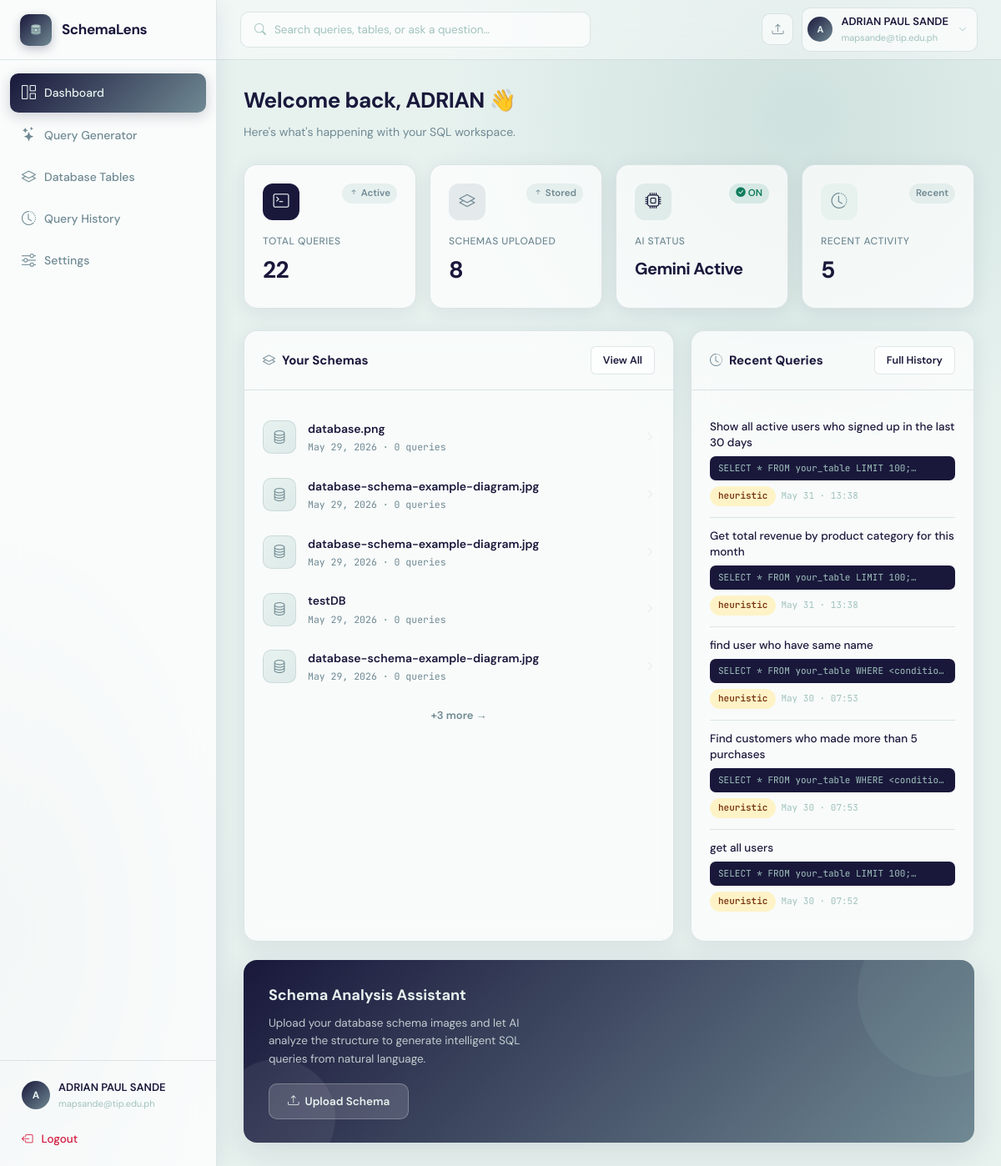
The app's page /dashboard (signed in) with its own data.
### app.py (models this page shows)
class User(UserMixin, db.Model):
    __tablename__ = "users"
    id           = db.Column(db.Integer, primary_key=True)
    name         = db.Column(db.String(120), nullable=False)
    email        = db.Column(db.String(200), unique=True, nullable=False)
    password     = db.Column(db.String(256), nullable=False)
    company      = db.Column(db.String(120), default="")
    role         = db.Column(db.String(80), default="")
    gemini_key   = db.Column(db.String(256), default="")
    created_at   = db.Column(db.DateTime, default=datetime.datetime.utcnow)
    agreement_accepted = db.Column(db.Boolean, default=False)
    agreement_accepted_at = db.Column(db.DateTime, nullable=True)
    schemas      = db.relationship("SchemaUpload", backref="owner", lazy=True,
                                   cascade="all, delete-orphan")
    queries      = db.relationship("QueryHistory", backref="owner", lazy=True,
                                   cascade="all, delete-orphan")

class SchemaUpload(db.Model):
    __tablename__ = "schema_uploads"
    id            = db.Column(db.Integer, primary_key=True)
    user_id       = db.Column(db.Integer, db.ForeignKey("users.id"), nullable=False)
    filename      = db.Column(db.String(256), nullable=False)
    original_name = db.Column(db.String(256), nullable=False)
    schema_name   = db.Column(db.String(120), default="")
    ocr_text      = db.Column(db.Text, default="")
    parsed_schema = db.Column(db.Text, default="")   # JSON
    confirmed_schema = db.Column(db.Text, default="")  # JSON — user-confirmed/edited version
    uploaded_at   = db.Column(db.DateTime, default=datetime.datetime.utcnow)
    queries       = db.relationship("QueryHistory", backref="schema", lazy=True,
                                    cascade="all, delete-orphan")

class QueryHistory(db.Model):
    __tablename__ = "query_history"
    id             = db.Column(db.Integer, primary_key=True)
    user_id        = db.Column(db.Integer, db.ForeignKey("users.id"), nullable=False)
    schema_id      = db.Column(db.Integer, db.ForeignKey("schema_uploads.id"), nullable=True)
    natural_query  = db.Column(db.Text, nullable=False)
    generated_sql  = db.Column(db.Text, default="")
    model_used     = db.Column(db.String(80), default="")
    sql_explanation = db.Column(db.Text, default="")     # Feature 2: plain-English explanation
    accuracy_score  = db.Column(db.Float, default=None)  # Feature 4: confidence score
    accuracy_notes  = db.Column(db.Text, default="")     # Feature 4: validation notes
    conversation_context = db.Column(db.Text, default="")  # Feature 3: JSON conversation history
    created_at     = db.Column(db.DateTime, default=datetime.datetime.utcnow)

### app.py (the view)
@app.route("/dashboard")
@login_required
def dashboard():
    if not current_user.agreement_accepted:
        return redirect(url_for("agreement_page", next=url_for("dashboard")))
    schemas  = SchemaUpload.query.filter_by(user_id=current_user.id)\
                .order_by(SchemaUpload.uploaded_at.desc()).all()
    recent_q = QueryHistory.query.filter_by(user_id=current_user.id)\
                .order_by(QueryHistory.created_at.desc()).limit(5).all()
    total_q  = QueryHistory.query.filter_by(user_id=current_user.id).count()
    return render_template("dashboard.html",
                           schemas=schemas, recent_queries=recent_q,
                           total_queries=total_q)

### app.py (called while the page is built)
@login_manager.user_loader
def load_user(user_id):
    return db.session.get(User, int(user_id))

### templates/dashboard.html (shortened to what this page needs)
{% extends "base.html" %}
{% block content %}
<div class="dash-header fade-in">
  <h1>Welcome back, {{ current_user.name.split()[0] }} 👋</h1>
  <p>Here's what's happening with your SQL workspace.</p>
</div>
<div class="stats-grid fade-in fade-in-1">
  <div class="stat-card">
    <div class="stat-card-top">
      <div class="stat-card-icon dark"><i class="bi bi-terminal"></i></div>
      <span class="stat-change"><i class="bi bi-arrow-up-short"></i> Active</span>
    </div>
    <div class="stat-label">Total Queries</div>
    <div class="stat-value">{{ total_queries }}</div>
  </div>
  <div class="stat-card">
    <div class="stat-card-top">
      <div class="stat-card-icon mid"><i class="bi bi-layers"></i></div>
      <span class="stat-change"><i class="bi bi-arrow-up-short"></i> Stored</span>
    </div>
    <div class="stat-label">Schemas Uploaded</div>
    <div class="stat-value">{{ schemas|length }}</div>
  </div>
  <div class="stat-card">
    <div class="stat-card-top">
      <div class="stat-card-icon {% if current_user.gemini_key %}teal{% else %}light{% endif %}"><i class="bi bi-cpu"></i></div>
      <span class="stat-change" style="{% if current_user.gemini_key %}background:rgba(14,124,90,0.12);color:#0e7c5a;{% endif %}">
        {% if current_user.gemini_key %}<i class="bi bi-check-circle-fill"></i> ON{% else %}No Key{% endif %}
      </span>
    </div>
    <div class="stat-label">AI Status</div>
    <div class="stat-value" style="font-size:20px;padding-top:4px;">
      {% if current_user.gemini_key %}Gemini Active{% else %}No Key Set{% endif %}
    </div>
  </div>
  <div class="stat-card">
    <div class="stat-card-top">
      <div class="stat-card-icon light"><i class="bi bi-clock-history"></i></div>
      <span class="stat-change">Recent</span>
    </div>
    <div class="stat-label">Recent Activity</div>
    <div class="stat-value">{{ recent_queries|length }}</div>
  </div>
</div>
<div class="dash-grid">
  <div class="card fade-in fade-in-2">
    <div class="card-header">
      <div class="card-title"><i class="bi bi-layers" style="color:var(--primary-mid);margin-right:8px;"></i>Your Schemas</div>
      <a href="{{ url_for('schemas') }}" class="btn btn-outline btn-sm">View All</a>
    </div>
    <div class="card-body">
      {% if schemas %}
        {% for s in schemas[:5] %}
        <a href="{{ url_for('schema_detail', schema_id=s.id) }}" style="text-decoration:none;color:inherit;display:block;">
          <div class="schema-row">
            <div class="schema-thumb"><i class="bi bi-database" style="color:var(--primary-mid);"></i></div>
            <div class="flex-1">
              <div class="schema-row-name">{{ s.schema_name or s.original_name }}</div>
              <div class="schema-row-meta">{{ s.uploaded_at.strftime('%b %d, %Y') }} · {{ s.queries|length }} queries</div>
            </div>
            <i class="bi bi-chevron-right" style="color:var(--border);font-size:11px;"></i>
          </div>
        </a>
        {% endfor %}
        {% if schemas|length > 5 %}
        <div style="text-align:center;padding:12px 0 0;">
          <a href="{{ url_for('schemas') }}" style="font-size:13px;color:var(--primary-mid);font-weight:600;text-decoration:none;">+{{ schemas|length - 5 }} more →</a>
        </div>
        {% endif %}
      {% endif %}
    </div>
  </div>
  <div class="card fade-in fade-in-3">
    <div class="card-header">
      <div class="card-title"><i class="bi bi-clock-history" style="color:var(--primary-mid);margin-right:8px;"></i>Recent Queries</div>
      <a href="{{ url_for('history') }}" class="btn btn-outline btn-sm">Full History</a>
    </div>
    <div class="card-body">
      {% if recent_queries %}
        {% for q in recent_queries %}
        <div class="query-row">
          <div class="query-row-text">{{ q.natural_query[:80] }}{% if q.natural_query|length > 80 %}…{% endif %}</div>
          <div class="query-row-sql">{{ q.generated_sql[:80] }}…</div>
          <div style="margin-top:7px;display:flex;gap:6px;align-items:center;">
            <span class="badge {{ 'badge-dark' if q.model_used != 'heuristic' else 'badge-amber' }}">{{ q.model_used }}</span>
            <span style="font-size:11px;color:var(--text-xs);font-family:var(--mono);">{{ q.created_at.strftime('%b %d · %H:%M') }}</span>
          </div>
        </div>
        {% endfor %}
      {% else %}
        <div class="empty" style="padding:36px 0;">
          <i class="bi bi-terminal"></i>
          <h4>No queries yet</h4>
          <a href="{{ url_for('query_page') }}" class="btn btn-primary mt-3" style="display:inline-flex;">Generate SQL</a>
        </div>
      {% endif %}
    </div>
  </div>
</div>
<div class="ai-panel fade-in fade-in-4">
  <h3>Schema Analysis Assistant</h3>
  <p>Upload your database schema images and let AI analyze the structure to generate intelligent SQL queries from natural language.</p>
  <a href="{{ url_for('schemas') }}" class="ai-panel-btn"><i class="bi bi-upload"></i> Upload Schema</a>
</div>
{% endblock %}

### templates/base.html (shortened to what this page needs)
<!DOCTYPE html>
<html lang="en">
<head>
  <link href="https://cdn.jsdelivr.net/npm/bootstrap-icons@1.11.3/font/bootstrap-icons.css" rel="stylesheet">
  <link rel="stylesheet" href="https://cdnjs.cloudflare.com/ajax/libs/highlight.js/11.9.0/styles/github-dark.min.css">
</head>
<body>
{% if current_user.is_authenticated %}
<aside class="sidebar">
  <div class="sidebar-logo">
    <div class="logo-icon">
    </div>
    <span class="logo-text">SchemaLens</span>
  </div>
  <nav class="sidebar-nav">
    <a href="{{ url_for('dashboard') }}" class="nav-item {% if request.endpoint=='dashboard' %}active{% endif %}">
      <i class="bi bi-grid-1x2"></i> Dashboard
    </a>
    <a href="{{ url_for('query_page') }}" class="nav-item {% if request.endpoint=='query_page' %}active{% endif %}">
      <i class="bi bi-stars"></i> Query Generator
    </a>
    <a href="{{ url_for('schemas') }}" class="nav-item {% if request.endpoint in ['schemas','schema_detail'] %}active{% endif %}">
      <i class="bi bi-layers"></i> Database Tables
    </a>
    <a href="{{ url_for('history') }}" class="nav-item {% if request.endpoint=='history' %}active{% endif %}">
      <i class="bi bi-clock-history"></i> Query History
    </a>
    <a href="{{ url_for('settings') }}" class="nav-item {% if request.endpoint=='settings' %}active{% endif %}">
      <i class="bi bi-sliders"></i> Settings
    </a>
  </nav>
  <div class="sidebar-footer">
    <div class="user-row">
      <div class="user-avatar">{{ current_user.name[0].upper() }}</div>
      <div>
        <div class="user-name">{{ current_user.name }}</div>
        <div class="user-email">{{ current_user.email[:26] }}{% if current_user.email|length > 26 %}…{% endif %}</div>
      </div>
    </div>
    <a href="{{ url_for('logout') }}" class="logout-link">
      <i class="bi bi-box-arrow-left"></i> Logout
    </a>
  </div>
</aside>
<header class="topbar">
  <div class="search-box">
    <i class="bi bi-search"></i>
    <input type="text" placeholder="Search queries, tables, or ask a question…">
  </div>
  <div class="topbar-right">
    <a href="{{ url_for('schemas') }}" class="icon-btn" title="Upload Schema"><i class="bi bi-upload"></i></a>
    <div class="topbar-user">
      <div class="user-avatar" style="width:30px;height:30px;font-size:11px;">{{ current_user.name[0].upper() }}</div>
      <div>
        <div class="name">{{ current_user.name }}</div>
        <div class="email">{{ current_user.email[:22] }}{% if current_user.email|length>22 %}…{% endif %}</div>
      </div>
      <i class="bi bi-chevron-down" style="font-size:10px;color:var(--text-xs);margin-left:2px;"></i>
    </div>
  </div>
</header>
<div class="main">
  <div class="page">
    {% block content %}{% endblock %}
  </div>
</div>
{% else %}
{% block auth_content %}{% endblock %}
{% endif %}
</body>
</html>

### templates/dashboard.html (style rules this page uses)
.dash-header { margin-bottom: 28px; }
.dash-header h1 { font-size: 26px; font-weight: 700; letter-spacing: -.5px; margin-bottom: 5px; }
.dash-header p { font-size: 14px; color: var(--text-soft); }
.stats-grid { display: grid; grid-template-columns: repeat(4,1fr); gap: 16px; margin-bottom: 26px; }
.stat-card { background: var(--card-bg); backdrop-filter: blur(12px); border: 1px solid var(--border); border-radius: var(--radius); padding: 22px; box-shadow: var(--shadow); transition: transform .2s, box-shadow .2s; }
.stat-card-top { display: flex; align-items: flex-start; justify-content: space-between; margin-bottom: 16px; }
.stat-card-icon { width: 44px; height: 44px; border-radius: 12px; display: flex; align-items: center; justify-content: center; font-size: 19px; }
.stat-card-icon.dark { background: var(--primary); color: var(--primary-xlight); }
.stat-card-icon.mid { background: rgba(112,137,147,0.15); color: var(--primary-mid); }
.stat-card-icon.light { background: var(--primary-xlight); color: var(--primary-mid); }
.stat-card-icon.teal { background: rgba(161,194,189,0.25); color: var(--primary); }
.stat-change { display: inline-flex; align-items: center; gap: 3px; font-size: 11.5px; font-weight: 600; padding: 3px 8px; border-radius: 100px; background: rgba(161,194,189,0.2); color: var(--primary-mid); }
.stat-label { font-size: 12px; color: var(--text-soft); margin-bottom: 3px; font-weight: 500; text-transform: uppercase; letter-spacing: .04em; }
.stat-value { font-size: 28px; font-weight: 700; letter-spacing: -.6px; color: var(--text); }
.dash-grid { display: grid; grid-template-columns: 1fr 340px; gap: 20px; }
.schema-row { display: flex; align-items: center; gap: 14px; padding: 13px 0; border-bottom: 1px solid var(--border); transition: opacity .15s; }
.schema-row:last-child { border-bottom: none; }
.schema-thumb { width: 40px; height: 40px; border-radius: 10px; background: linear-gradient(135deg, var(--primary-xlight), rgba(161,194,189,0.3)); display: flex; align-items: center; justify-content: center; font-size: 17px; flex-shrink: 0; border: 1px solid var(--border); }
.schema-row-name { font-size: 14px; font-weight: 600; }
.schema-row-meta { font-size: 11.5px; color: var(--text-soft); margin-top: 2px; font-family: var(--mono); }
.query-row { padding: 13px 0; border-bottom: 1px solid var(--border); }
.query-row:last-child { border-bottom: none; }
.query-row-text { font-size: 13.5px; color: var(--text); margin-bottom: 6px; line-height: 1.4; font-weight: 500; }
.query-row-sql { font-family: var(--mono); font-size: 11px; color: var(--primary-light); background: var(--primary); border-radius: 7px; padding: 6px 10px; overflow: hidden; text-overflow: ellipsis; white-space: nowrap; }
.ai-panel { background: linear-gradient(135deg, var(--primary) 0%, var(--primary-mid) 100%); border-radius: var(--radius); padding: 28px 30px; color: var(--primary-xlight); margin-top: 22px; position: relative; overflow: hidden; box-shadow: var(--shadow-lg); }
.ai-panel::before { content: ''; position: absolute; top: -60px; right: -60px; width: 200px; height: 200px; border-radius: 50%; background: rgba(161,194,189,0.1); }
.ai-panel::after { content: ''; position: absolute; bottom: -40px; left: -30px; width: 140px; height: 140px; border-radius: 50%; background: rgba(231,242,239,0.07); }
.ai-panel h3 { font-size: 18px; font-weight: 700; margin-bottom: 8px; position: relative; }
.ai-panel p { font-size: 13.5px; opacity: .8; margin-bottom: 18px; max-width: 320px; line-height: 1.6; position: relative; }
.ai-panel-btn { background: rgba(255,255,255,0.15); color: var(--primary-xlight); border: 1.5px solid rgba(255,255,255,0.25); border-radius: var(--radius-sm); padding: 10px 22px; font-family: var(--font); font-size: 13.5px; font-weight: 600; text-decoration: none; display: inline-flex; align-items: center; gap: 7px; transition: all .2s; position: relative; }

### records on screen
User: name "A", name "ADRIAN PAUL SANDE", email "mapsande@tip.edu.ph", name "ADRIAN"
SchemaUpload: schema_name "database.png", uploaded_at "May 29, 2026", queries|length "0"
SchemaUpload: schema_name "database-schema-example-diagram.jpg", uploaded_at "May 29, 2026", queries|length "0"
SchemaUpload: schema_name "database-schema-example-diagram.jpg", uploaded_at "May 29, 2026", queries|length "0"
SchemaUpload: schema_name "testDB", uploaded_at "May 29, 2026", queries|length "0"
SchemaUpload: schema_name "database-schema-example-diagram.jpg", uploaded_at "May 29, 2026", queries|length "0"
QueryHistory: natural_query "Show all active users who signed up in the last 30 days", generated_sql "SELECT * FROM your_table LIMIT 100;", model_used "heuristic", created_at "May 31 · 13:38"
QueryHistory: natural_query "Get total revenue by product category for this month", generated_sql "SELECT * FROM your_table LIMIT 100;", model_used "heuristic", created_at "May 31 · 13:38"
QueryHistory: natural_query "find user who have same name", generated_sql "SELECT * FROM your_table WHERE <conditio…", model_used "heuristic", created_at "May 30 · 07:53"
QueryHistory: natural_query "Find customers who made more than 5 purchases", generated_sql "SELECT * FROM your_table WHERE <conditio…", model_used "heuristic", created_at "May 30 · 07:53"
QueryHistory: natural_query "get all users", generated_sql "SELECT * FROM your_table LIMIT 100;", model_used "heuristic", created_at "May 30 · 07:52"

### other values on screen
{{ total_queries }} "22"
{{ schemas|length }} "8"
{{ recent_queries|length }} "5"
{{ schemas|length - 5 }} "3"
